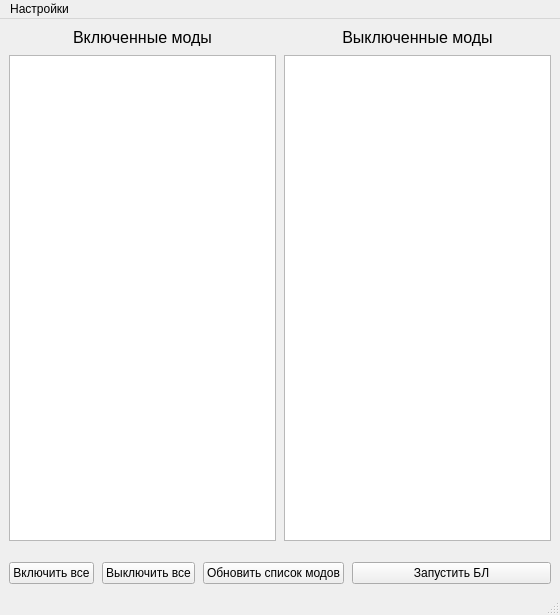
<?xml version="1.0" encoding="UTF-8"?>
<ui version="4.0">
 <class>Es_mod_namager_linux</class>
 <widget class="QMainWindow" name="Es_mod_namager_linux">
  <property name="geometry">
   <rect>
    <x>0</x>
    <y>0</y>
    <width>560</width>
    <height>615</height>
   </rect>
  </property>
  <property name="windowTitle">
   <string>ES mod manager for Linux</string>
  </property>
  <widget class="QWidget" name="main_widget">
   <property name="minimumSize">
    <size>
     <width>560</width>
     <height>547</height>
    </size>
   </property>
   <layout class="QVBoxLayout" name="verticalLayout_2">
    <property name="spacing">
     <number>8</number>
    </property>
    <property name="bottomMargin">
     <number>8</number>
    </property>
    <item>
     <layout class="QVBoxLayout" name="main_layout">
      <property name="bottomMargin">
       <number>0</number>
      </property>
      <item>
       <layout class="QGridLayout" name="list_view_layout">
        <property name="bottomMargin">
         <number>8</number>
        </property>
        <item row="0" column="0">
         <widget class="QLabel" name="enabled_mods_label">
          <property name="font">
           <font>
            <pointsize>12</pointsize>
           </font>
          </property>
          <property name="text">
           <string>Включенные моды</string>
          </property>
          <property name="alignment">
           <set>Qt::AlignCenter</set>
          </property>
         </widget>
        </item>
        <item row="0" column="1">
         <widget class="QLabel" name="disabled_mods_label">
          <property name="font">
           <font>
            <pointsize>12</pointsize>
           </font>
          </property>
          <property name="text">
           <string>Выключенные моды</string>
          </property>
          <property name="alignment">
           <set>Qt::AlignCenter</set>
          </property>
         </widget>
        </item>
        <item row="1" column="0">
         <widget class="QListWidget" name="enabled_mods_list">
          <property name="wordWrap">
           <bool>true</bool>
          </property>
         </widget>
        </item>
        <item row="1" column="1">
         <widget class="QListWidget" name="disabled_mods_list">
          <property name="wordWrap">
           <bool>true</bool>
          </property>
         </widget>
        </item>
       </layout>
      </item>
      <item>
       <layout class="QHBoxLayout" name="btn_layout" stretch="2,2,0,5">
        <property name="topMargin">
         <number>5</number>
        </property>
        <item>
         <widget class="QPushButton" name="btn_enable_all">
          <property name="text">
           <string>Включить все</string>
          </property>
         </widget>
        </item>
        <item>
         <widget class="QPushButton" name="btn_disable_all">
          <property name="text">
           <string>Выключить все</string>
          </property>
         </widget>
        </item>
        <item>
         <widget class="QPushButton" name="btn_update_mods_db">
          <property name="text">
           <string>Обновить cписок модов</string>
          </property>
          <property name="checkable">
           <bool>false</bool>
          </property>
         </widget>
        </item>
        <item>
         <widget class="QPushButton" name="btn_Launch_es">
          <property name="text">
           <string>Запустить БЛ</string>
          </property>
         </widget>
        </item>
       </layout>
      </item>
     </layout>
    </item>
   </layout>
  </widget>
  <widget class="QMenuBar" name="menubar">
   <property name="geometry">
    <rect>
     <x>0</x>
     <y>0</y>
     <width>560</width>
     <height>30</height>
    </rect>
   </property>
   <widget class="QMenu" name="settings_menu">
    <property name="title">
     <string>Настройки</string>
    </property>
    <widget class="QMenu" name="menu">
     <property name="title">
      <string>Язык</string>
     </property>
     <addaction name="english_action"/>
     <addaction name="russian_action"/>
    </widget>
    <addaction name="app_settings"/>
    <addaction name="menu"/>
   </widget>
   <addaction name="settings_menu"/>
  </widget>
  <widget class="QStatusBar" name="statusbar">
   <property name="font">
    <font>
     <pointsize>11</pointsize>
     <weight>50</weight>
     <bold>false</bold>
    </font>
   </property>
   <property name="sizeGripEnabled">
    <bool>true</bool>
   </property>
  </widget>
  <action name="app_settings">
   <property name="text">
    <string>Настройки...</string>
   </property>
  </action>
  <action name="abbout_guide">
   <property name="text">
    <string>Справка по использованию</string>
   </property>
  </action>
  <action name="abbout_program">
   <property name="text">
    <string>О мненджере</string>
   </property>
  </action>
  <action name="english_action">
   <property name="checkable">
    <bool>true</bool>
   </property>
   <property name="text">
    <string>Английский</string>
   </property>
  </action>
  <action name="russian_action">
   <property name="checkable">
    <bool>true</bool>
   </property>
   <property name="text">
    <string>Русский</string>
   </property>
  </action>
 </widget>
 <resources/>
 <connections/>
</ui>
